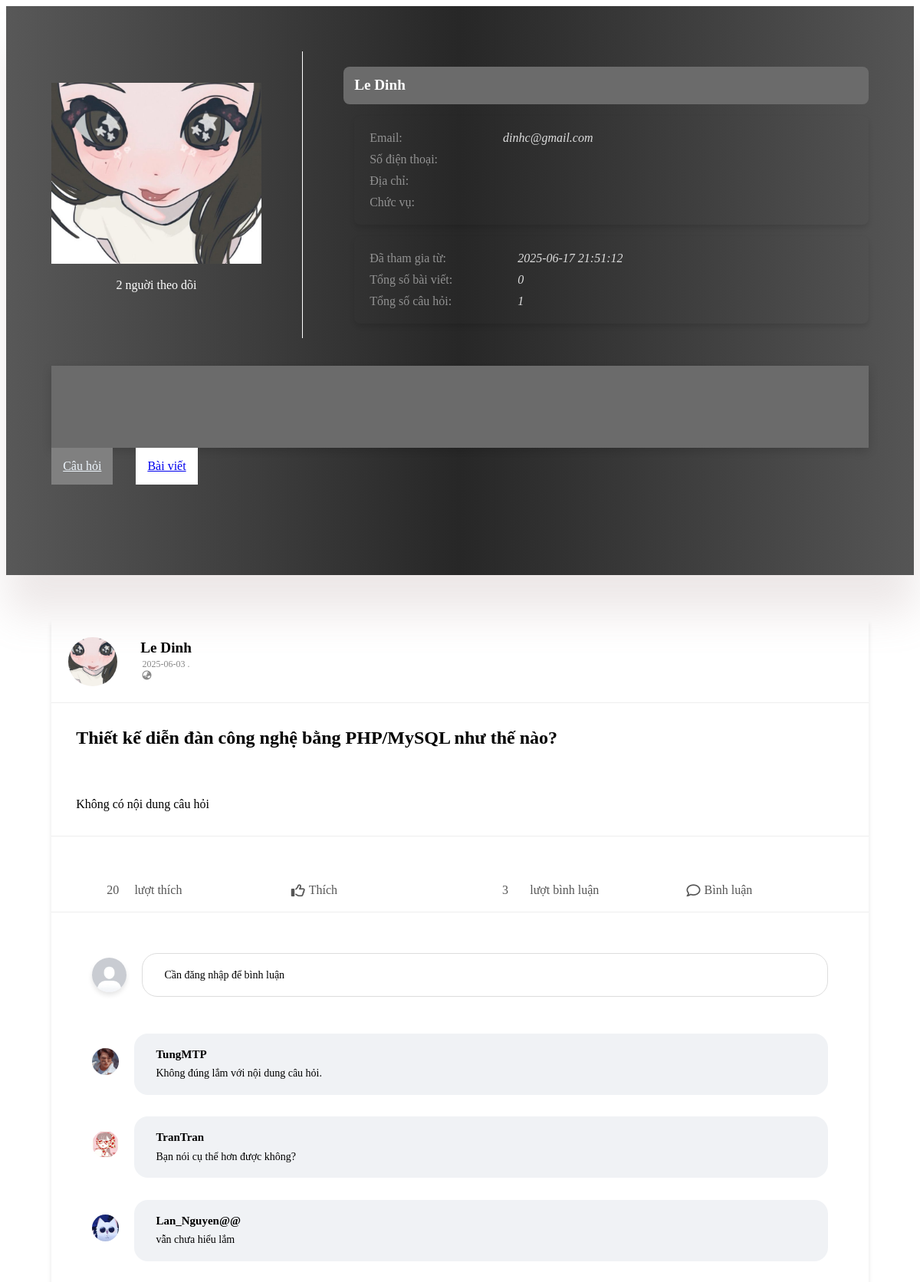
The app's page /Code/user_infor.php?user_id=7 with its own data.
### tables this page shows
CREATE TABLE `users` (
  `User_ID` int(11) NOT NULL,
  `User_name` varchar(100) DEFAULT NULL,
  `ID_Ques` int(11) DEFAULT NULL,
  `email` varchar(100) DEFAULT NULL,
  `password` varchar(100) DEFAULT NULL,
  `avatar` varchar(255) DEFAULT 'uploads/avatar/1751079726_avatar_md.jpg',
  `follow` int(11) DEFAULT NULL,
  `created_at` datetime DEFAULT current_timestamp(),
  `last_login` datetime DEFAULT NULL,
  `bio` text DEFAULT NULL,
  `location` varchar(100) DEFAULT NULL,
  `phone_number` varchar(20) DEFAULT NULL,
  `About` longtext NOT NULL
);

CREATE TABLE `questions` (
  `ID_Ques` int(11) NOT NULL,
  `Date_tao` date DEFAULT NULL,
  `Mo_ta` text DEFAULT NULL,
  `Hinh_anh` varchar(255) DEFAULT NULL,
  `ID_Tags` int(11) DEFAULT NULL,
  `ID_user` int(11) DEFAULT NULL,
  `like_count` int(11) DEFAULT 0,
  `content` longtext DEFAULT NULL
);

CREATE TABLE `comments` (
  `ID_Comment` int(11) NOT NULL,
  `Comment` text DEFAULT NULL,
  `ID_User` int(11) DEFAULT NULL,
  `ID_Ques` int(11) DEFAULT NULL
);

### Code/user_infor.php (the view, shortened to what this page needs)
<?php
include 'db_connect.php';
$type = isset($_GET['type']) ? $_GET['type'] : 'UI_ques';
$allowed_types = ['UI_ques', 'UI_post'];
$you_id = $_GET['user_id'] ?? $_SESSION['User_ID'];
$user_id = $_SESSION['User_ID'] ?? $you_id;
$user_result = mysqli_query($link, "SELECT * FROM users WHERE User_ID = $you_id");
$user = mysqli_fetch_assoc($user_result);
$user2_result = mysqli_query($link, "SELECT * FROM users WHERE User_ID = $user_id");
$question_result = mysqli_query($link, "SELECT * FROM questions WHERE ID_user = $you_id ORDER BY Date_tao DESC");
$questions = [];
$posts_result = mysqli_query($link, "SELECT * FROM posts WHERE user_id = $you_id ORDER BY created_at DESC");
while ($row = mysqli_fetch_assoc($question_result)) {
    $questions[] = $row;
}
$follower_count = mysqli_query($link, "SELECT COUNT(*) as count FROM followers WHERE followed_id = $you_id");
$follower_count = mysqli_fetch_assoc($follower_count)['count'];
?>
<!DOCTYPE html>
<html lang="en">
<head>
    <link rel="stylesheet" href="../Style/user_infor.css">
    <link rel="stylesheet" href="https://cdnjs.cloudflare.com/ajax/libs/font-awesome/6.4.0/css/all.min.css">
</head>
<body>
    <div class="infor">
        <div class="container">
            <div class="container_infor">
                <div class="container_up">
                    <div class="container_avata">
                        <img src="<?php echo $user['avatar'] ?? '../WebForumTechnology/icon/test.jpg' ?>" alt="Ảnh">
                        <div class="count" style="text-align: left;">
                            <div class="num" id="followerCount"><?= $follower_count ?? 0 ?></div>
                            <div class="text">nguời theo dõi</div>
                        </div>
                    </div>
                    <div class="container_name">
                        <div class="infor1"> <b><?= $user['User_name'] ?></b> </div>
                        <div class="infor2">
                            <div class="field">
                                <p>Email: </p>
                                <p>Số điện thoại: </p>
                                <p>Địa chỉ: </p>
                                <p>Chức vụ: </p>
                            </div>
                            <div class="data">
                                <p><i><?= $user['email'] ?? '' ?></i></p>
                            </div>
                        </div>
                        <div class="infor2">
                            <div class="field">
                                <p>Đã tham gia từ:</p>
                                <p>Tổng số bài viết:</p>
                                <p>Tổng số câu hỏi:</p>
                            </div>
                            <div class="data">
                                <p><i><?= $user['created_at'] ?? 'Chưa xác định' ?></i></p>
                                <p><i><?= $posts_result->num_rows ?? 'Chưa xác định' ?></i></p>
                                <p><i><?= count($questions) ?? 'Chưa xác định' ?></i></p>
                            </div>
                        </div>
                    </div>
                </div><br><br>
                <div class="container_about"> <?= $user['About'] ?? 'Chưa xác định' ?> </div>
                <div class="sidebar" style="display: flex; background-color: transparent; gap: 15px;">
                    <?php $temp = $_GET['user_id']??$_SESSION['User_ID'];
                    if ($type === 'UI_ques') { ?>
                        <a style="background-color:gray; color:aliceblue;" class="btn-UI" href="index.php?page=user_infor&user_id=<?php echo $temp; ?>&type=UI_ques">Câu hỏi</a> <br>
                        <a class="btn-UI" href="index.php?page=user_infor&user_id=<?php echo $temp; ?>&type=UI_post">Bài viết</a><br>
                    <?php
                    } else { ?>
                        <a class="btn-UI" href="index.php?page=user_infor&user_id=<?php echo $temp; ?>&type=UI_ques">Câu hỏi</a> <br>
                        <a style="background-color:gray; color:aliceblue;" class="btn-UI" href="index.php?page=user_infor&user_id=<?php echo $temp; ?>&type=UI_post">Bài viết</a><br>
                    <?php };
                    ?>
                </div>
            </div>
            <div class="layout">
                <div id="main-content" class="container">
                    <?php
                    if (in_array($type, $allowed_types)) {
                        include "Code/{$type}.php";
                    } else {
                        echo "<p>Không tìm thấy nội dung.</p>";
                    }
                    ?></div>
</body>
</html>

### Code/UI_ques.php (shortened to what this page needs)
<?php
include 'db_connect.php';
$you_id = $temp ?? null;
$user_id = $_SESSION['User_ID'] ?? $you_id;
$flag = false;
if (!isset($_SESSION['User_ID'])) {
    $flag = true;
}
$user_result = mysqli_query($link, "SELECT * FROM users WHERE User_ID = $you_id");
$user = mysqli_fetch_assoc($user_result);
$user2_result = mysqli_query($link, "SELECT * FROM users WHERE User_ID = $user_id");
$user2 = mysqli_fetch_assoc($user2_result);
$question_result = mysqli_query($link, "SELECT * FROM questions WHERE ID_user = $you_id ORDER BY Date_tao DESC");
$questions = [];
while ($row = mysqli_fetch_assoc($question_result)) {
    $questions[] = $row;
}
?>
<!DOCTYPE html>
<html lang="en">
<head>
    <link rel="stylesheet" href="../Style/user_infor.css">
    <link rel="stylesheet" href="https://cdnjs.cloudflare.com/ajax/libs/font-awesome/6.4.0/css/all.min.css">
</head>
<body>
    <?php if (!empty($questions)): ?>
        <?php foreach ($questions as $question): ?>
            <?php
            $q_id = $question['ID_Ques'];
            $cmt_result = mysqli_query($link, "
                                SELECT c.Comment, u.User_name, u.avatar
                                FROM comments c
                                JOIN users u ON c.ID_User = u.User_ID
                                WHERE c.ID_Ques = $q_id
                            ");
            $like_result = mysqli_query($link, "SELECT like_count FROM questions WHERE ID_Ques = $q_id");
            $like_data = mysqli_fetch_assoc($like_result);
            $like_count = $like_data['like_count'] ?? 0;
            $hasLiked = false;
            if (isset($user['User_ID'])) {
                $userId = $user['User_ID'];
                $likeCheckQuery = mysqli_query($link, "
                                    SELECT 1 FROM question_likes
                                    WHERE user_id = $userId AND question_id = $q_id
                                    LIMIT 1
                                ");
                if (!$likeCheckQuery) {
                    echo "<p style='color:red;'>Lỗi truy vấn LIKE: " . mysqli_error($link) . "</p>";
                } else {
                    $hasLiked = mysqli_num_rows($likeCheckQuery) > 0;
                }
            }
            $comments = [];
            while ($row = mysqli_fetch_assoc($cmt_result)) {
                $comments[] = $row;
            }
            ?>
            <div class="container_post">
                <div class="post_header">
                    <img src="<?php echo $user['avatar'] ?? '../WebForumTechnology/uploads/icon/avatar_md.jpg' ?>" alt="Ảnh">
                    <div class="post_user_infor">
                        <h3><?= $user['User_name'] ?></h3>
                        <p><?= $question['Date_tao'] ?? 'Không rõ ngày' ?> . <i class="fas fa-globe-asia"></i></p>
                    </div>
                </div>
                <div class="post_content">
                    <div class="post_text">
                        <h2><?= $question['Mo_ta'] ?? 'Không có nội dung câu hỏi' ?></h2>
                        <p><?= $question['content'] ?? 'Không có nội dung câu hỏi' ?></p>
                    </div>
                    <div class="post_pic">
                    </div>
                </div>
                <div class="post_actions">
                    <div class="frame">
                        <div style="display: flex; gap: 2%; width: 50%; color: #555;">
                            <div class="likes_count"> <?= $like_count ?> </div>
                            <div style="align-content: center;"> lượt thích</div>
                        </div>
                        <div class="action_btn like_btn <?= $hasLiked ? 'active' : '' ?>"
                            onclick="toggleLike(this, <?= $question['ID_Ques'] ?>)">
                            <i class="<?= $hasLiked ? 'fas' : 'far' ?> fa-thumbs-up"></i>
                            <span><?= $hasLiked ? 'Đã thích' : 'Thích' ?></span>
                        </div>
                    </div>
                    <div class="frame">
                        <div style="display: flex; gap: 2%; width: 50%; color: #555;">
                            <div class="comments_count"><?= isset($comments) ? count($comments) : 0 ?> </div>
                            <div style="align-content: center;"> lượt bình luận</div>
                        </div>
                        <div class="action_btn comment-btn" onclick="focusComment()">
                            <i class="far fa-comment"></i>
                            <span>Bình luận</span>
                        </div>
                    </div>
                </div>
                <div class="comment_section">
                    <div class="comment_input">
                        <?php
                        if ($flag) { ?>
                            <img src="../WebForumTechnology/uploads/icon/avatar_md.jpg" alt="Ảnh">
                            <div name="comment" class="comment_input_box">Cần đăng nhập để bình luận</div>
                        <?php } else { ?>
                            <img src="<?php echo $user2['avatar'] ?>" alt="Ảnh">
                            <textarea name="comment" class="comment_input_box" data-ques-id="<?= $question['ID_Ques'] ?>" placeholder="Viết bình luận ....."></textarea>
                        <?php };
                        ?>
                    </div>
                    <div class="comment_list">
                        <?php if (empty($comments)): ?>
                            <p>Chưa có bình luận nào.</p>
                        <?php else: ?>
                            <?php foreach ($comments as $c): ?>
                                <div class="comment_item">
                                    <img src="<?php echo $c['avatar'] ?? '../WebForumTechnology/icon/test.jpg' ?>" alt="Ảnh">
                                    <div class="comment_content">
                                        <div class="comment_user"><?= htmlspecialchars($c['User_name']) ?></div>
                                        <div class="comment_text"><?= htmlspecialchars($c['Comment']) ?></div>
                                    </div>
                                </div>
                            <?php endforeach; ?>
                        <?php endif; ?>
                    </div>
                </div>
            </div>
            <br><br><br>
        <?php endforeach; ?>
    <?php endif; ?>
    </div>
    </div>
    </div>
</body>
</html>

### Style/user_infor.css (style rules this page uses)
.container { padding: 0; margin-top: inherit; }
.container_up { max-height: 10%; align-items: center; display: flex; gap: 5%; }
.container_infor { padding: 5%; padding-bottom: 10%; background: linear-gradient(to right, #585858, #272727, #555555); box-shadow: 2px 50px 50px rgba(164, 140, 140, 0.2); max-height: 10%; align-items: center; }
.container_avata { width: 40%; color: white; display: flex; flex-direction: column; text-align: center; }
.container_avata img { max-width: 100%; }
.count { padding: 7%; align-self: center; }
.count .num { float: left; padding-right: 4px; }
.count .text { float: left; align-items: center; }
.container_name { color: white; width: 100%; }
.container_name .infor1 { border-radius: 8px; background-color: #6b6b6b; padding: 2%; font-size: 120%; }
.container_name .infor2 { padding: 2%; display: flex; gap: 10%; border-radius: 8px; padding: 10px; margin-top: 15px; margin-left: 2%; box-shadow: 0 4px 6px rgba(0, 0, 0, 0.1); }
.container_name .infor2 p { margin: 10px; color: #929292; }
.container_name .infor2 i { color: #ddd; }
.container_about { padding: 5%; color: white; font-style: italic; box-shadow: 0 4px 12px rgba(0, 0, 0, 0.15); background-color: #6b6b6b; }
.layout { padding: 5%; align-items: flex-start; gap: 10%; }
.container_post { box-shadow: 0 4px 6px rgba(0, 0, 0, 0.1); }
.post_header { display: flex; align-items: center; padding: 2%; border-bottom: 1px solid #eee; gap: 3%; }
.post_header img { width: 64px; height: 64px; border-radius: 50%; object-fit: cover; }
.post_user_infor h3 { font-size: 120%; font-weight: 600; margin: 0; }
.post_user_infor p { font-size: 12px; color: #888; margin: 3%; }
.post_content p { padding: 3%; margin: 0; border-bottom: 1px solid #eee; }
.post_text { margin-bottom: 10px; }
.post_text h2 { padding: 3%; margin: 0; }
.post_text p { padding: 3%; margin: 0; }
.post_actions { gap: 3%; display: flex; justify-content: space-around; padding: 1% 3% 1% 3%; border-bottom: 1px solid #eee; }
.frame { width: 45%; display: flex; justify-content: space-around; padding: 0 2% 0 4%; gap: 3%; }
.likes_count { align-content: center; width: 15%; }
.comments_count { align-content: center; width: 15%; }
.action_btn { width: 40%; display: flex; align-items: center; color: #555; padding: 8px 15px; border-radius: 5px; cursor: pointer; transition: all 0.2s; }
.action_btn i { margin-right: 5px; font-size: 18px; }
.comment_section { padding: 5%; }
.comment_input { display: flex; align-items: center; margin-bottom: 5%; gap: 2%; }
.comment_input img { width: 100%; max-width: 45px; height: 45px; align-content: center; border-radius: 50%; box-shadow: 0 4px 6px rgba(0, 0, 0, 0.1); }
.comment_input_box { flex: 1; border: 1px solid #ddd; border-radius: 20px; padding: 2% 3%; font-size: 14px; height: 30%; transition: height 0.2s; }
.comment_list { margin-top: 3%; }
.comment_item { display: flex; margin-bottom: 3%; gap: 2%; }
.comment_item img { width: 100%; max-width: 35px; height: 35px; border-radius: 50%; margin-top: 2%; }
.comment_content { background-color: #f0f2f5; padding: 2% 3%; border-radius: 18px; width: 100%; }
.comment_user { font-weight: 600; font-size: 15px; margin-bottom: 1%; }
.comment_text { font-size: 14px; }
a.btn-UI { padding: 15px; background-color: #fff; }
.post_pic { padding-top: 15px; width: 100%; }

### records on screen
users: avatar (picture), User_name "Le Dinh", email "dinhc@gmail.com", created_at "2025-06-17 21:51:12"
questions: ID_user.avatar (picture), ID_user.User_name "Le Dinh", Date_tao "2025-06-03", Mo_ta "Thiết kế diễn đàn công nghệ bằng PHP/MySQL như thế nào?", content "Không có nội dung câu hỏi", like_count "20", count($comments) "3"
comments: ID_User.avatar (picture), ID_User.User_name "TungMTP", Comment "Không đúng lắm với nội dung câu hỏi."
comments: ID_User.avatar (picture), ID_User.User_name "TranTran", Comment "Bạn nói cụ thể hơn được không?"
comments: ID_User.avatar (picture), ID_User.User_name "Lan_Nguyen@@", Comment "vẫn chưa hiểu lắm"

### other values on screen
$follower_count "2"
$posts_result->num_rows "0"
count($questions) "1"
